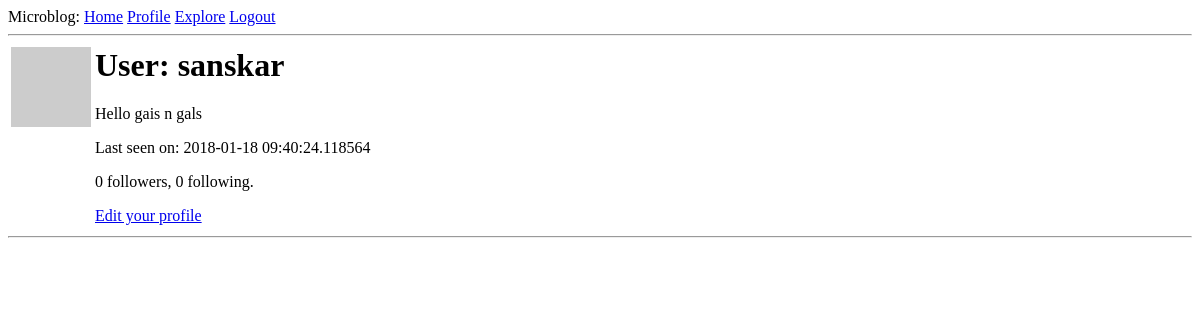
/user/sanskar (signed in), run on an earlier commit of the app's database.
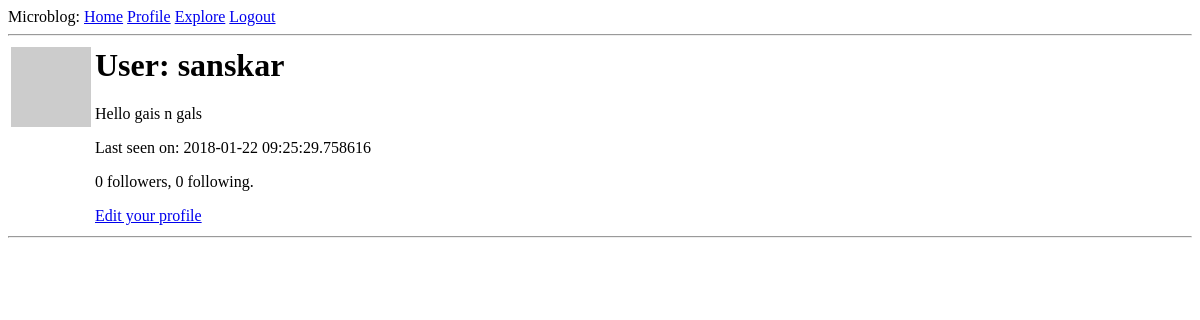
And on a later commit of the database.
### app/models.py (models this page shows, shortened)
class User(UserMixin, db_instance.Model):
    id = db_instance.Column(db_instance.Integer, primary_key = True)
    username = db_instance.Column(db_instance.String(64), index=True, unique=True)
    email = db_instance.Column(db_instance.String(120), index=True, unique=True)
    password_hash = db_instance.Column(db_instance.String(128))
    about_me = db_instance.Column(db_instance.String(180))
    last_seen = db_instance.Column(db_instance.DateTime, default= datetime.utcnow)
    posts = db_instance.relationship("Post", backref="author", lazy="dynamic")
    followed = db_instance.relationship("User", secondary=followers,
        primaryjoin= (followers.c.follower_id==id),
        secondaryjoin= (followers.c.followed_id==id),
        backref = db_instance.backref("followers", lazy="dynamic"),
        lazy="dynamic"
    )
    def avatar(self,size):
        digest = md5(self.email.lower().encode("utf-8")).hexdigest()
        return 'https://www.gravatar.com/avatar/{}?d=identicon&s={}'.format(digest, size)

### app/routes.py (the view)
@app_instance.route("/user/<username>")
@login_required
def user_profile(username):
    user_obj = User.query.filter_by(username= username).first_or_404()
    page = request.args.get('page', 1, type=int)
    posts = user_obj.posts.order_by(Post.timestamp.desc()).paginate(
        page, app_instance.config['POSTS_PER_PAGE'], False)
    next_url = url_for('user_profile', username=user_obj.username, page=posts.next_num) \
        if posts.has_next else None
    prev_url = url_for('user_profile', username=user_obj.username, page=posts.prev_num) \
        if posts.has_prev else None
    return render_template("user_profile.html", user = user_obj, posts = posts.items, next_url=next_url,prev_url=prev_url)

### app/models.py (called while the page is built)
@login_manager_instance.user_loader
def load_user(id):
    return User.query.get(int (id))

### app/routes.py (called while the page is built)
@app_instance.before_request
def before_request():
    if current_user.is_authenticated:
        current_user.last_seen = datetime.utcnow()
        db_instance.session.commit()

### app/templates/user_profile.html (shortened to what this page needs)
{% extends "base.html" %}
{% block content %}
<table>
    <tr valign="top">
        <td><img src="{{ user.avatar(128) }}"></td>
        <td>
            <h1>
                User: {{ user.username }}
            </h1>
                {% if user.about_me %}<p>{{ user.about_me }}</p>{% endif %}
                {% if user.last_seen %}<p>Last seen on: {{ user.last_seen }}</p>{% endif %}
                <p>{{ user.followers.count() }} followers, {{ user.followed.count() }} following.</p>
                {% if user == current_user %}
                <p><a href="{{ url_for('edit_profile') }}">Edit your profile</a></p>
                {% elif not current_user.is_following(user) %}
                <p><a href="{{ url_for('follow', username=user.username) }}">Follow</a></p>
                {% else %}
                <p><a href="{{ url_for('unfollow', username=user.username) }}">Unfollow</a></p>
                {% endif %}
        </td>
    </tr>
</table>
<hr>
{% endblock %}

What changed in the data, as far as the page shows it:
changed User "sanskar": last_seen "2018-01-18 09:40:24.118564" → "2018-01-22 09:25:29.758616"
